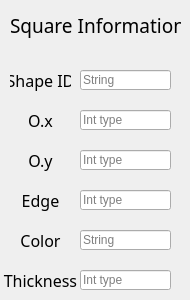
       <widget class="QWidget" name="tab_Square">
        <attribute name="title">
         <string>Square</string>
        </attribute>
        <widget class="QLineEdit" name="lineEdit_IdSquare">
         <property name="geometry">
          <rect>
           <x>80</x>
           <y>70</y>
           <width>91</width>
           <height>20</height>
          </rect>
         </property>
         <property name="placeholderText">
          <string>String</string>
         </property>
         <property name="cursorMoveStyle">
          <enum>Qt::LogicalMoveStyle</enum>
         </property>
        </widget>
        <widget class="QLabel" name="label_15">
         <property name="geometry">
          <rect>
           <x>10</x>
           <y>10</y>
           <width>171</width>
           <height>31</height>
          </rect>
         </property>
         <property name="font">
          <font>
           <family>Harrington</family>
           <pointsize>14</pointsize>
          </font>
         </property>
         <property name="text">
          <string>Square Information</string>
         </property>
         <property name="alignment">
          <set>Qt::AlignLeading|Qt::AlignLeft|Qt::AlignVCenter</set>
         </property>
        </widget>
        <widget class="QLabel" name="label_16">
         <property name="geometry">
          <rect>
           <x>0</x>
           <y>270</y>
           <width>81</width>
           <height>21</height>
          </rect>
         </property>
         <property name="font">
          <font>
           <family>Harrington</family>
           <pointsize>12</pointsize>
          </font>
         </property>
         <property name="text">
          <string>Thickness</string>
         </property>
         <property name="alignment">
          <set>Qt::AlignCenter</set>
         </property>
        </widget>
        <widget class="QLabel" name="label_17">
         <property name="geometry">
          <rect>
           <x>10</x>
           <y>230</y>
           <width>61</width>
           <height>21</height>
          </rect>
         </property>
         <property name="font">
          <font>
           <family>Harrington</family>
           <pointsize>12</pointsize>
          </font>
         </property>
         <property name="text">
          <string>Color</string>
         </property>
         <property name="alignment">
          <set>Qt::AlignCenter</set>
         </property>
        </widget>
        <widget class="QLineEdit" name="lineEdit_ColorSquare">
         <property name="geometry">
          <rect>
           <x>80</x>
           <y>230</y>
           <width>91</width>
           <height>20</height>
          </rect>
         </property>
         <property name="toolTip">
          <string>red,black,green,blue,yellow,magenta</string>
         </property>
         <property name="placeholderText">
          <string>String</string>
         </property>
        </widget>
        <widget class="QLineEdit" name="lineEdit_ThicknessSquare">
         <property name="geometry">
          <rect>
           <x>80</x>
           <y>270</y>
           <width>91</width>
           <height>20</height>
          </rect>
         </property>
         <property name="placeholderText">
          <string>Int type</string>
         </property>
        </widget>
        <widget class="QLabel" name="label_18">
         <property name="geometry">
          <rect>
           <x>10</x>
           <y>110</y>
           <width>61</width>
           <height>21</height>
          </rect>
         </property>
         <property name="font">
          <font>
           <family>Harrington</family>
           <pointsize>12</pointsize>
          </font>
         </property>
         <property name="text">
          <string>O.x</string>
         </property>
         <property name="alignment">
          <set>Qt::AlignCenter</set>
         </property>
        </widget>
        <widget class="QLineEdit" name="lineEdit_OySquare">
         <property name="geometry">
          <rect>
           <x>80</x>
           <y>150</y>
           <width>91</width>
           <height>20</height>
          </rect>
         </property>
         <property name="placeholderText">
          <string>Int type</string>
         </property>
        </widget>
        <widget class="QLabel" name="label_19">
         <property name="geometry">
          <rect>
           <x>10</x>
           <y>190</y>
           <width>61</width>
           <height>21</height>
          </rect>
         </property>
         <property name="font">
          <font>
           <family>Harrington</family>
           <pointsize>12</pointsize>
          </font>
         </property>
         <property name="text">
          <string>Edge</string>
         </property>
         <property name="alignment">
          <set>Qt::AlignCenter</set>
         </property>
        </widget>
        <widget class="QLabel" name="label_20">
         <property name="geometry">
          <rect>
           <x>10</x>
           <y>70</y>
           <width>61</width>
           <height>21</height>
          </rect>
         </property>
         <property name="font">
          <font>
           <family>Harrington</family>
           <pointsize>12</pointsize>
          </font>
         </property>
         <property name="text">
          <string>Shape ID</string>
         </property>
         <property name="alignment">
          <set>Qt::AlignCenter</set>
         </property>
        </widget>
        <widget class="QLabel" name="label_21">
         <property name="geometry">
          <rect>
           <x>10</x>
           <y>150</y>
           <width>61</width>
           <height>21</height>
          </rect>
         </property>
         <property name="font">
          <font>
           <family>Harrington</family>
           <pointsize>12</pointsize>
          </font>
         </property>
         <property name="text">
          <string>O.y</string>
         </property>
         <property name="alignment">
          <set>Qt::AlignCenter</set>
         </property>
        </widget>
        <widget class="QLineEdit" name="lineEdit_EdgeSquare">
         <property name="geometry">
          <rect>
           <x>80</x>
           <y>190</y>
           <width>91</width>
           <height>20</height>
          </rect>
         </property>
         <property name="placeholderText">
          <string>Int type</string>
         </property>
        </widget>
        <widget class="QLineEdit" name="lineEdit_OxSquare">
         <property name="geometry">
          <rect>
           <x>80</x>
           <y>110</y>
           <width>91</width>
           <height>20</height>
          </rect>
         </property>
         <property name="placeholderText">
          <string>Int type</string>
         </property>
         <property name="cursorMoveStyle">
          <enum>Qt::LogicalMoveStyle</enum>
         </property>
        </widget>
       </widget>
